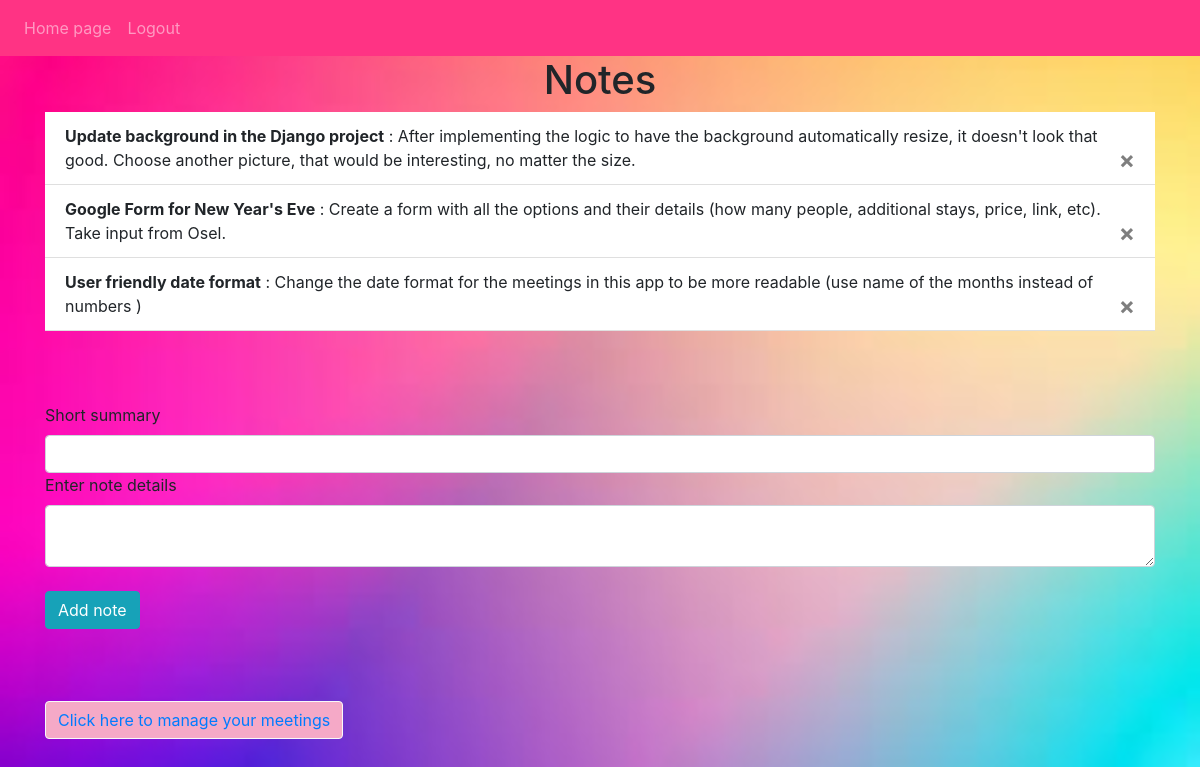
Page / (signed in) on the earlier database version.
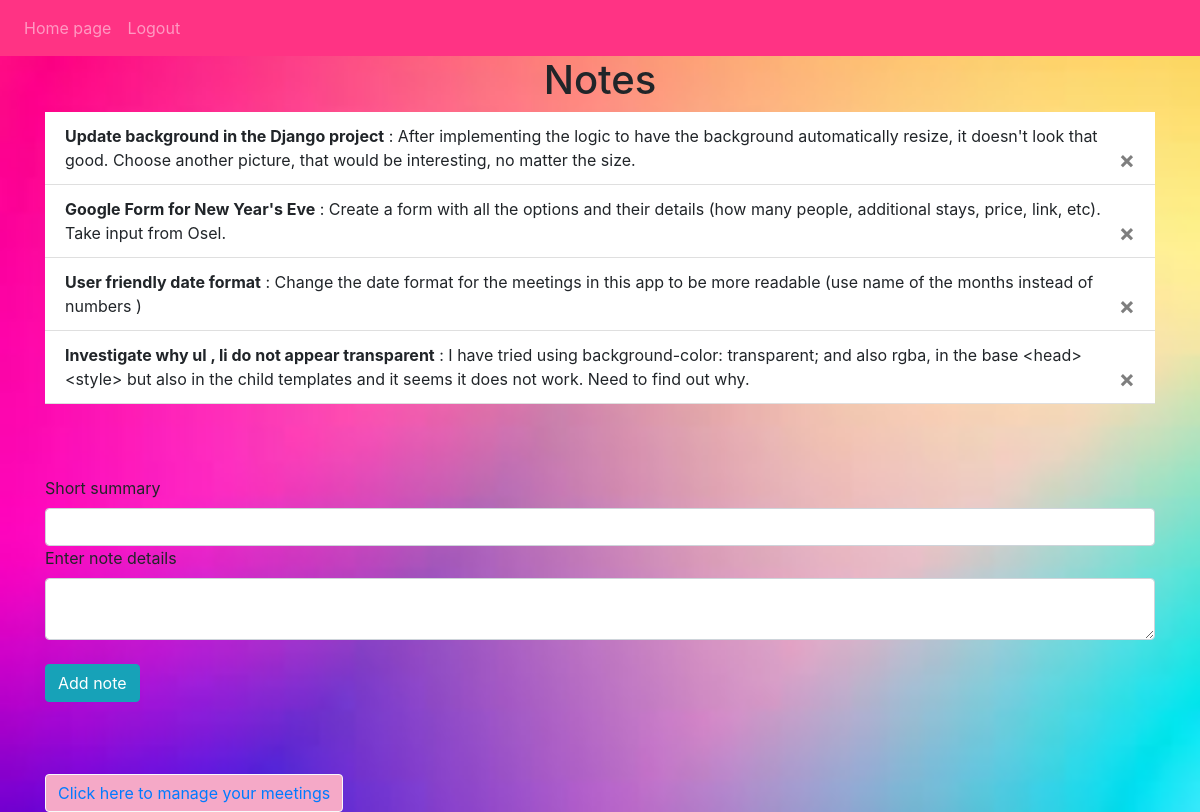
Same page on the later database version.
### planner/models.py (models this page shows)
class Note(db.Model):
    id = db.Column(db.Integer, primary_key=True)
    summary = db.Column(db.String(50))
    data = db.Column(db.String(1000))
    date_created = db.Column(db.DateTime(timezone=True), default=func.now())
    user_id = db.Column(db.Integer, db.ForeignKey("user.id"))

### planner/views.py (the view, shortened to what this page needs)
@views.route("/", methods=["GET", "POST"])
@login_required
def index():
    return render_template("home.html", user=current_user)

### planner/__init__.py (called while the page is built)
def create_app():
    app = Flask(__name__)
    app.config["SECRET_KEY"] = "abcd1234efgh5678"
    app.config["SQLALCHEMY_DATABASE_URI"] = f"sqlite:///{DB_NAME}"
    db.init_app(app)
    from .auth import auth
    from .views import views
    app.register_blueprint(views, url_prefix="/")
    app.register_blueprint(auth, url_prefix="/")
    from .models import Meeting, Note, User
    with app.app_context():
        if not path.exists(f"instance/{DB_NAME}"):
            db.create_all()
            print("Created Database!")
    login_manager = LoginManager()
    login_manager.login_view = "auth.login"
    login_manager.init_app(app)
    @login_manager.user_loader
    def load_user(id):
        return User.query.get(int(id))
    return app

### planner/templates/home.html (shortened to what this page needs)
{% extends "base.html" %}
{% block content %}
<h1 align="center">Notes</h1>
<ul class="list-group list-group-flush" id="notes">
    {% for note in user.notes %}
    <li class="list-group-item"><b>{{ note.summary }}</b> : {{ note.data }}
    <button type="button"
            class="close"
            onClick="deleteNote({{ note.id }})">
        <span aria-hidden="true">&times;</span>
    </button>
    </li>
    {% endfor %}
</ul>
<br><br><br>
<form method="POST">
    <label for="summary">Short summary</label>
    <input type="text" class="form-control" id="summary" name="summary"/>
    <label for="data">Enter note details</label>
    <textarea name="data" id="data" class="form-control"></textarea>
    <br>
    <button type="submit" class="btn btn-info">Add note</button>
</form>
<br><br><br>
<button type="button" class="btn btn-light" style="background-color: #F5A9C7;">
    <a href="/meetings">Click here to manage your meetings</a>
</button>
{% endblock %}

### planner/templates/base.html (shortened to what this page needs)
<!DOCTYPE html>
<html lang="en">
<head>
    <link
      rel="stylesheet"
      href="https://stackpath.bootstrapcdn.com/bootstrap/4.4.1/css/bootstrap.min.css"
    />
    <link
      rel="stylesheet"
      href="https://stackpath.bootstrapcdn.com/font-awesome/4.7.0/css/font-awesome.min.css"
    />
</head>
<body>
    <nav class="navbar navbar-expand-lg navbar-dark" style="background-color: #FF3384;">
      <div class="collapse navbar-collapse" id="navbar">
            <div class="navbar-nav">
                {% if user.is_authenticated %}
                <a class="nav-item nav-link" id="home" href="/">Home page</a>
                <a class="nav-item nav-link" id="logout" href="/logout">Logout</a>
                {% else %}
                <a class="nav-item nav-link" id="login" href="/login">Login</a>
                <a class="nav-item nav-link" id="signUp" href="/sign-up">Sign Up</a>
                {% endif %}
            </div>
        </div>
    </nav>
    <div class="container">{% block content %} {% endblock %}</div>
</body>
</html>

### planner/templates/base.html (style rules this page uses)
body { background-image: url('static/background.jpeg'); background-size: cover; }
ul, li { background-color: transparent; }

Differences in the rows shown:
added Note: summary "Investigate why ul , li do not appear transparent", data "I have tried using background-color: transparent; and also rgba, in the base <head><style> but also in the child templates and it seems it does not work. Need to find out why."
